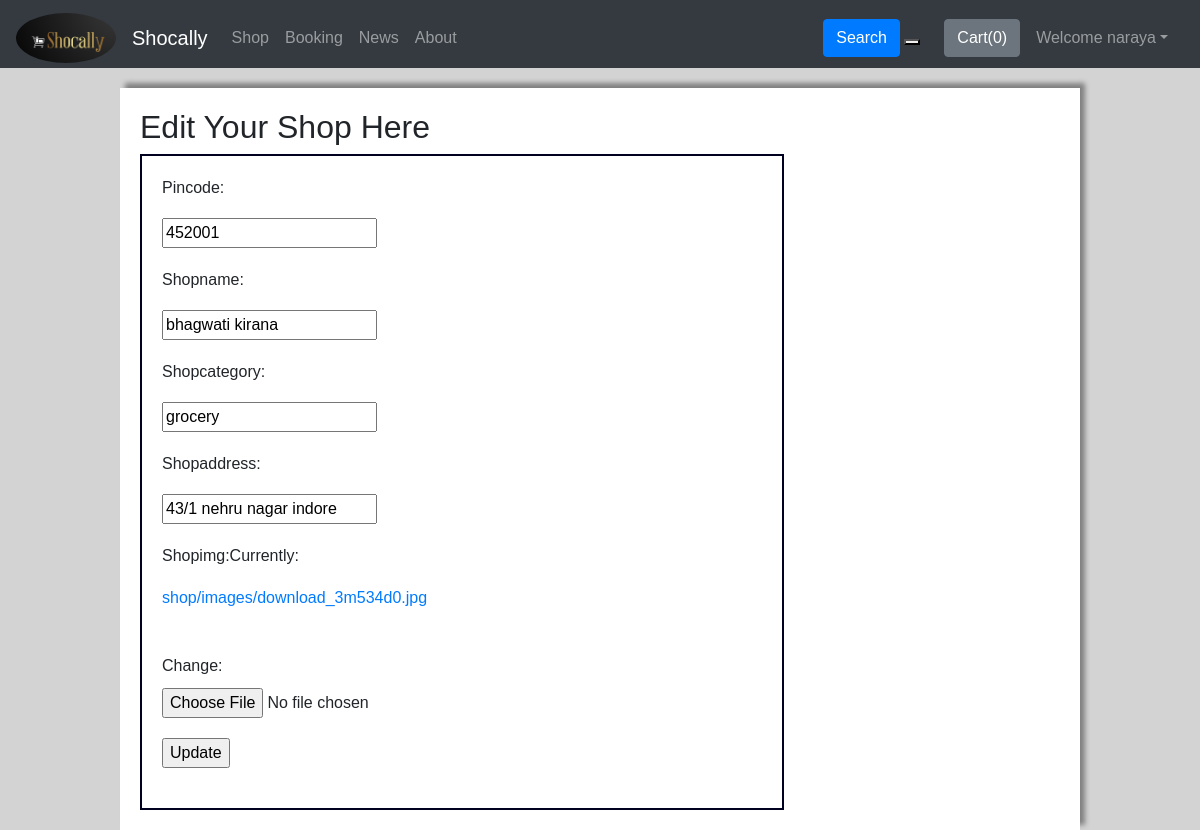
Screenshot of /shop/editShop/8 (signed in) with the database file from the repository.
### shop/models.py (models this page shows, shortened)
class User(AbstractUser):
    PINCODE=models.IntegerField(default=0)
    UserType=models.CharField(max_length=20, default="user")
    Address=models.CharField(max_length=500, default="")
    Category=models.CharField(max_length=50, default="")
    PhoneNo=models.IntegerField(default=0)
    UserImg=models.ImageField(upload_to="shop/images",default="")
    is_Seller=models.BooleanField(default=False)
    is_Customer=models.BooleanField(default=False)
    is_Reporter=models.BooleanField(default=False)
    CityManager=models.BooleanField(default=False)
    def __str__(self):
        return self.first_name+" "+self.last_name+" -- "+str(self.PINCODE)

class Seller(models.Model): #Shop Information
    user=models.OneToOneField(User,on_delete=models.CASCADE)
    ratingNo=models.IntegerField(default=0)
    pincode=models.IntegerField(default=0)
    shopName=models.CharField(max_length=100, default="")
    shopCategory=models.CharField(max_length=50, default="")
    shopAddress=models.CharField(max_length=500, default="")
    shopCity=models.CharField(max_length=150, default="")
    shopRating=models.IntegerField(default=0)
    views=models.IntegerField(default=0)
    longitude=models.FloatField(default=0.0)
    latitude=models.FloatField(default=0.0)
    shopImg= models.ImageField(upload_to="shop/images",default="")
    productBased=models.BooleanField(default=True)
    appointmentBased=models.BooleanField(default=False)

### shop/views.py (the view)
# urls.py: path('editShop/<int:sellId>', views.editShop, name="editShop"),
@login_required(login_url='/')
def editShop(request,sellId):
    seller=Seller.objects.get(id=sellId)
    fields={'pincode':seller.pincode, 'shopName':seller.shopName,'shopCategory':seller.shopCategory,'shopAddress':seller.shopAddress,'shopImg':seller.shopImg}
    form=NewSellerForm(initial=fields)
    return  render(request, "shop/editShop.html",{'form':form,'seller':seller})

### shop/forms.py
class NewSellerForm(forms.Form):
    pincode=forms.IntegerField()
    shopName=forms.CharField(max_length=100)
    shopCategory=forms.CharField(max_length=50)
    shopAddress=forms.CharField(max_length=500)
    shopImg= forms.ImageField()

### templates/shop/editShop.html (shortened to what this page needs)
{% extends 'base.html' %}
{% load static %}
{% block link %}
<link rel="stylesheet" href="{% static 'css/shop/edit.css' %}">
{% endblock %}
{% block body %}
    <div id="main">
      <h2>Edit Your Shop Here</h2>
      <form action="/shop/editShopHandle/" enctype='multipart/form-data' method="post" >
        {{form}}
        <input type="submit" value="Update">
      </form>
    </div>
{% endblock %}

### templates/base.html (shortened to what this page needs)
<!doctype html>
<html lang="en">
  <head>
    <link rel="stylesheet" href="https://stackpath.bootstrapcdn.com/bootstrap/4.5.2/css/bootstrap.min.css">
    {% block link %} {% endblock %}
  </head>
  <body>
    <nav class="navbar mb-0 pb-0 sticky-top navbar-expand-lg navbar-dark bg-dark">
      <a class="navbar-brand" href="#">
        <img src="/static/image/logo3.png" class="rounded-circle" width="100" height="50" alt="">
      </a>
        <a class="navbar-brand" href="/">Shocally</a>
        <div class="collapse navbar-collapse" id="navbarSupportedContent">
          <ul class="navbar-nav mr-auto">
            {% if user.is_authenticated %}
            <li class="nav-item {% block shopactive %}  {% endblock shopactive %} ">
              <a class="nav-link" href="/shop/pinResult/{{user.PINCODE}}">Shop</a>
            </li>
            {% endif %}
            <li class="nav-item {% block bookingactive %}  {% endblock bookingactive %} ">
              <a class="nav-link" href="/booking/">Booking</a>
            </li>
            <li class="nav-item {% block newsactive %}  {% endblock newsactive %} ">
              <a class="nav-link" href="/news/">News</a>
            </li>
            <li class="nav-item {% block aboutactive %}  {% endblock aboutactive %}" >
              <a class="nav-link" href="/shop/about/">About</a>
            </li>
          </ul>
          <div class="ml-auto form-inline ">
          <form method="get" action="/search"class="my-2 my-lg-0 mx-3">
            <button class="btn btn-primary my-2 my-sm-0 " type="submit">Search</button>
            <button type="button" name="button" id="google_translate_element"></button>
          </form>
          {% if user.is_authenticated %}
          <button type="button" class="btn btn-secondary mx-2" id="popcart" data-container="body" data-toggle="popover" data-placement="bottom" data-html="true" data-content="Vivamus
          sagittis lacus vel augue laoreet rutrum faucibus.">
        Cart(<span id="cart">0</span>)
      </button>
          <ul class="navbar-nav mr-2">
          <li class="nav-item dropdown">
          <a class="nav-link dropdown-toggle" href='#' id="AuthUser" role="button" data-toggle="dropdown"> Welcome {{request.user.first_name|slice:":6"}}</a>
            </li>
            </ul>
            </div>
{% endif %}
        </div>
      </nav>
{% block body %}  {% endblock body %}
{% load static %}
</body>
</html>

### static/css/shop/edit.css (style rules this page uses)
body { background-color: lightgray; padding:0px; margin:0px; font-family:sans-serif; }
#main { width:80%; margin:auto; align-items:stretch; justify-content: center; background-color:white; min-height:500px; padding:20px; margin-top:20px; box-shadow: 5px -5px 5px gray; }
#main form { width:70%; border:2px Solid #000020; padding:20px; }
#main form input { display:block; margin-top:10px; margin-bottom:20px; }
#main form a { display:block; margin-top:10px; margin-bottom:20px; }

### rows the page displays
User: user.first_name "naraya"
Seller: pincode "452001", shopName "bhagwati kirana", shopCategory "grocery", shopAddress "43/1 nehru nagar indore"
